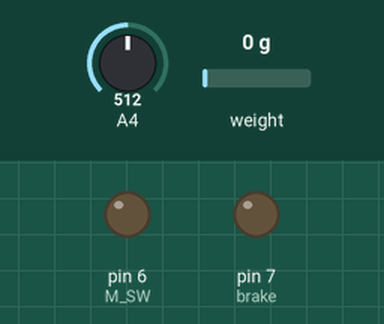
Bench run of a sketch on a simulated Arduino Uno, built with avr-gcc and run on an emulated ATmega328P. Parts: output pins drawn as LEDs (lit = HIGH). Inputs (shaded band) come from the test bench; at power-on: weight on the scale 0 g, A4 = 512. What the sketch prints to the serial monitor is not drawn.

Above: at 2.2 s.
2.3 s: weight on the scale set to 458 g
4.9 s: weight on the scale set to 527 g
At 6.4 s:
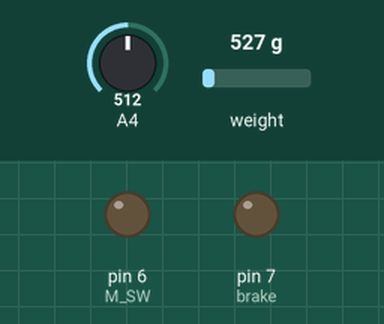
9.7 s: weight on the scale set to 1250 g
At 11.2 s:
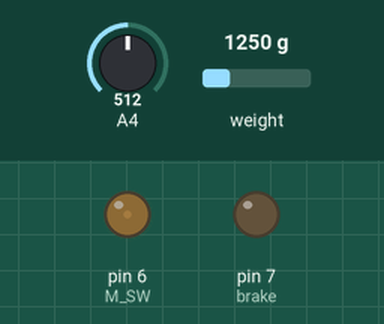
12.2 s: weight on the scale set to 3750 g
At 14.2 s:
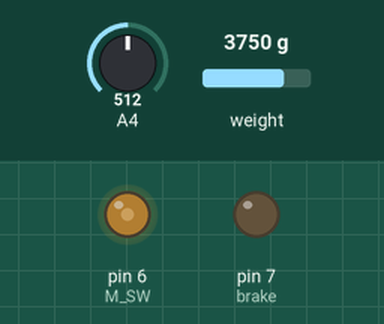
Timing chart, 0 to 15.6 s (numbered marks = the images above; inputs shaded):
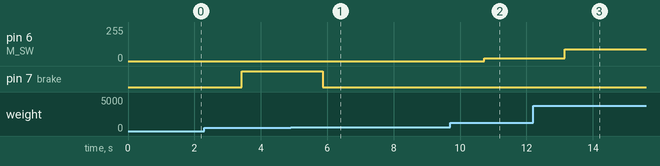

Measured:
- after the input at 4.9 s, pin 7 (brake): HIGH → LOW after 0.96 s
- after the input at 9.7 s, pin 6 (M_SW): 0/255 → 20/255 after 1.0 s
- after the input at 12.2 s, pin 6 (M_SW): 20/255 → 87/255 after 0.96 s

The sketch:

ver1.ino
```cpp
#include "HX711.h"

HX711 scale;

const int M_SW = 6;//モーターのスイッチ(pwm)
const double STANDARD_VALUE = -35.754020; //キャリブレートして得られた値
const double MIN_WEIGHT = 500.; //モーターが動くときの最小の重さ
const double MAX_WEIGHT = 10000.;//想定する最大の重さ

const int brake = 7;

void setup() {
  // put your setup code here, to run once:
  Serial.begin(115200);
  pinMode(brake, OUTPUT);
   scale.begin(A1, A0);
   scale.tare();
   scale.set_scale(STANDARD_VALUE);
}

void loop() {
  Serial.println("start");
  unsigned long long start = millis();
  for(int i=0;i<1024;i++){
    Serial.println(analogRead(A4));
    }
    unsigned long long end = millis();
    Serial.println((int)(end-start));
    //改行まで読み込む
    String res = Serial.readStringUntil(10);
    //Serial.println(got_string);
    double Ec = res.toFloat();
    //limit pwm
    double limit_value = 255./12.*(5. + Ec);
  // put your main code here, to run repeatedly:
  double value = scale.get_units(10);
  int pwm = 0;
  bool is_brake = false;
  if(value<MIN_WEIGHT){
    pwm = 0;
    analogWrite(M_SW,pwm);
    digitalWrite(brake, HIGH);
    is_brake = true;
  }else if(value >= MAX_WEIGHT){
    pwm = (int)limit_value;
    analogWrite(M_SW, pwm);
    digitalWrite(brake, LOW);
    is_brake = false;
  }
  else{
    digitalWrite(brake, LOW);
    double ideal_value = (value-MIN_WEIGHT)*255/(MAX_WEIGHT-MIN_WEIGHT);
    double pwm_value = limit_value<ideal_value?limit_value:ideal_value;
    pwm = (int)pwm_value;
    analogWrite(M_SW,pwm);
    is_brake = false;
  }
  Serial.println(pwm);
  Serial.println(limit_value);
  if(is_brake){
    Serial.println("braked");
  }else{
    Serial.println("not braked");
  }
}
```
